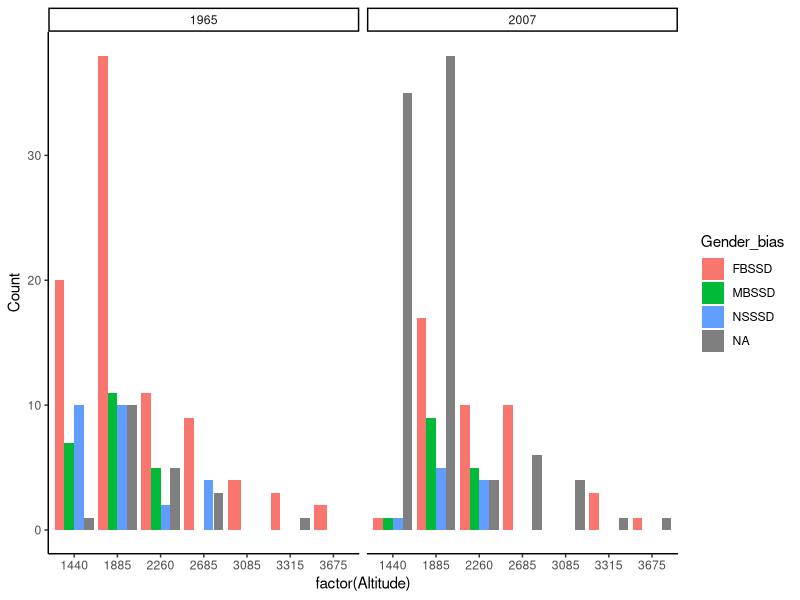
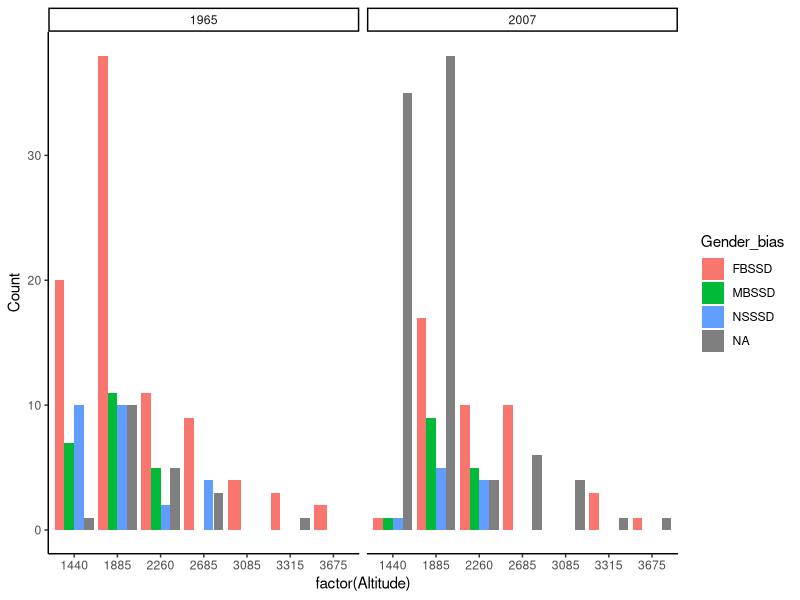

These figures' R source, in order:
ssd <- read.csv('ssd_across_year.csv')

#libraries
library(dplyr)

#Data summaries
length(unique(ssd$Taxonomy)) #95 species
table(ssd$Taxonomy) #number of populations per species

table(ssd$SSD_1965) #FBSSD = 87; MBSSD = 23; NSSSD = 26
table(ssd$SSD_1965,ssd$Altitude) #by altitude by bias type


#dplyr alternative to counts
SSD_count <- ssd%>%
  group_by(Altitude,SSD_1965)%>%
  summarise(n())


#Transformation
library(tidyr)

SSD_long <- gather(ssd,key='Year',value='Gender_bias',SSD_1965,SSD_2007)%>%
  mutate(Year=substr(Year,5,8))

#Get counts by altitude by year by gender bias
#.drop=FALSE argument ensures all unique combination is present, which adds 0s to groups when they are not present
SSD_summary <- SSD_long%>%
  group_by(factor(Altitude),factor(Year),factor(`Gender_bias`),.drop=FALSE)%>%
  summarise(Count=n())%>%
  rename(Altitude=`factor(Altitude)`)%>%
  rename(Year=`factor(Year)`)%>%
  rename(`Gender_bias`=`factor(Gender_bias)`)

View(SSD_summary)

## Grouped barplot with ggplot
library(ggplot2)
ggplot(SSD_summary,aes(x=factor(Altitude),y=Count))+
  geom_bar(aes(fill=Gender_bias),position = 'dodge',stat='identity')+
  facet_wrap(~Year)+theme_classic()

ggsave('SSD_count.png')






